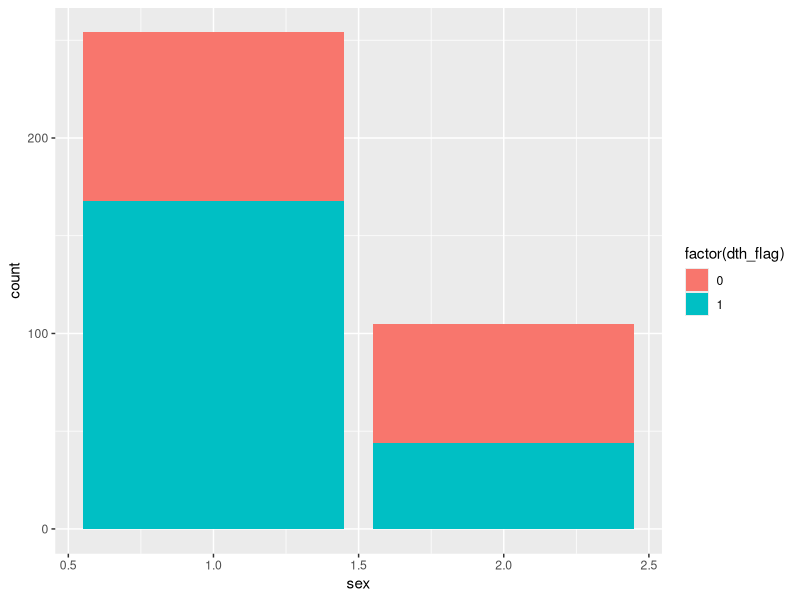
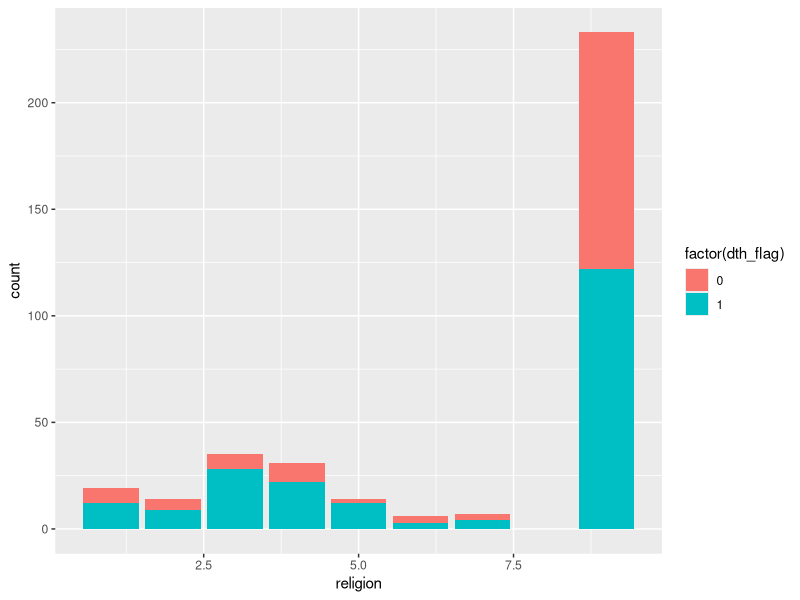
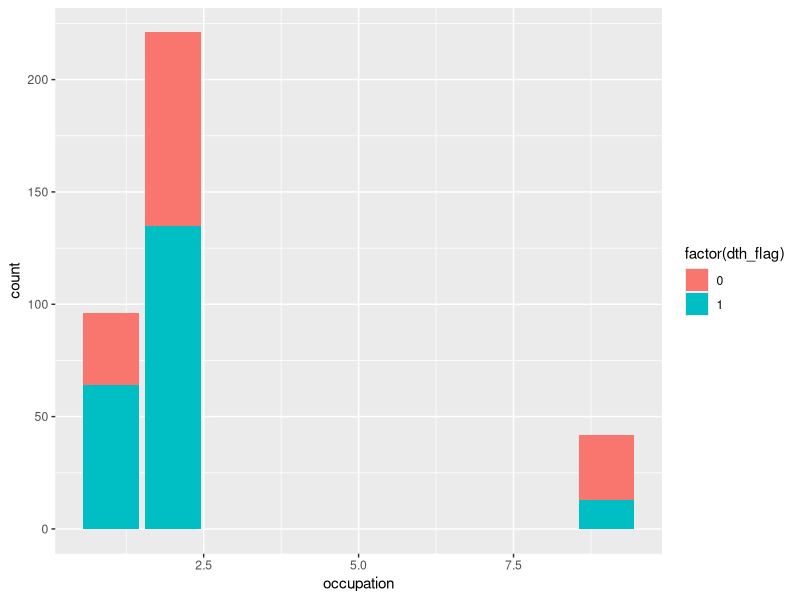
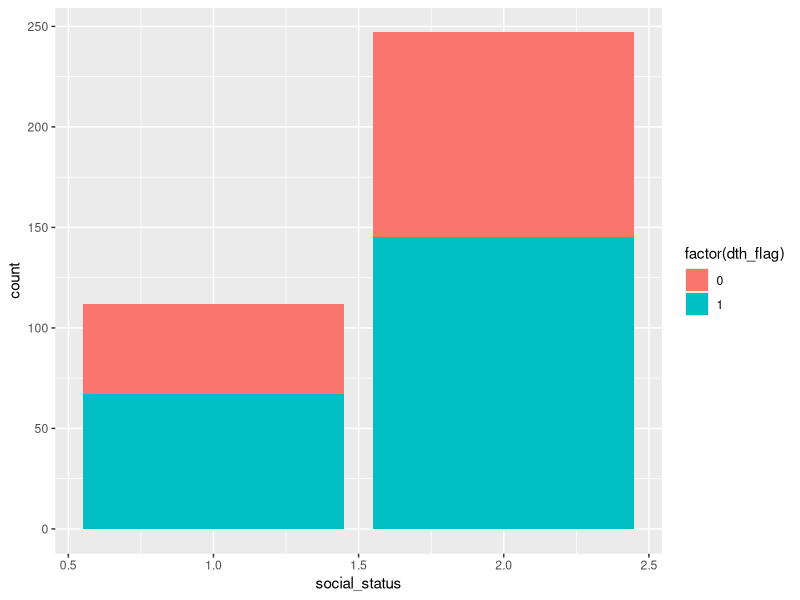
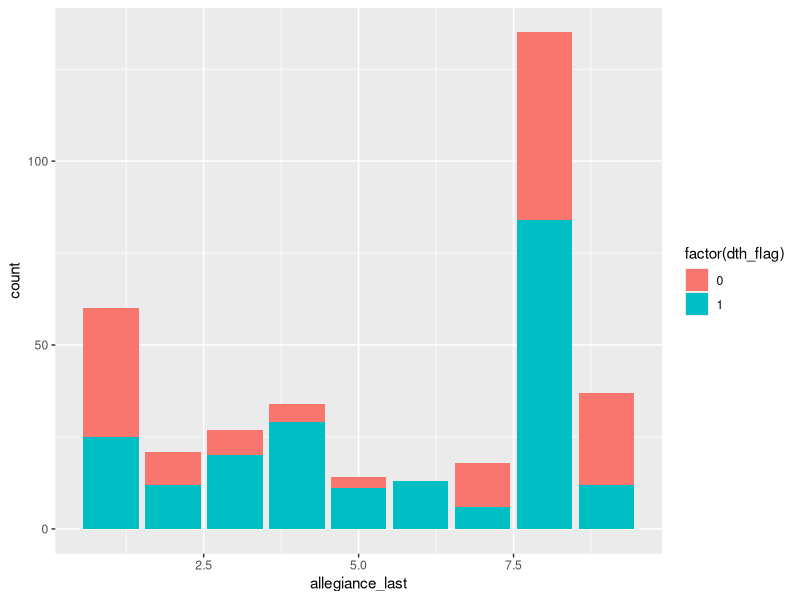
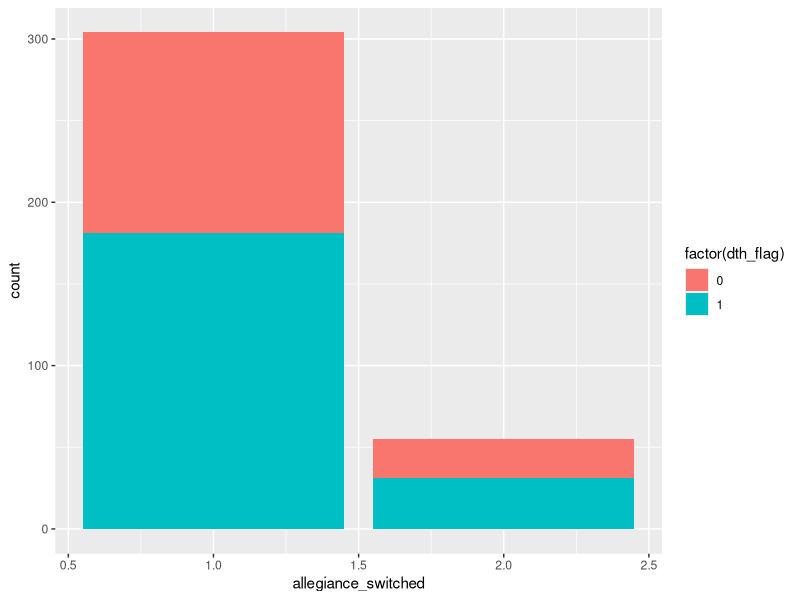
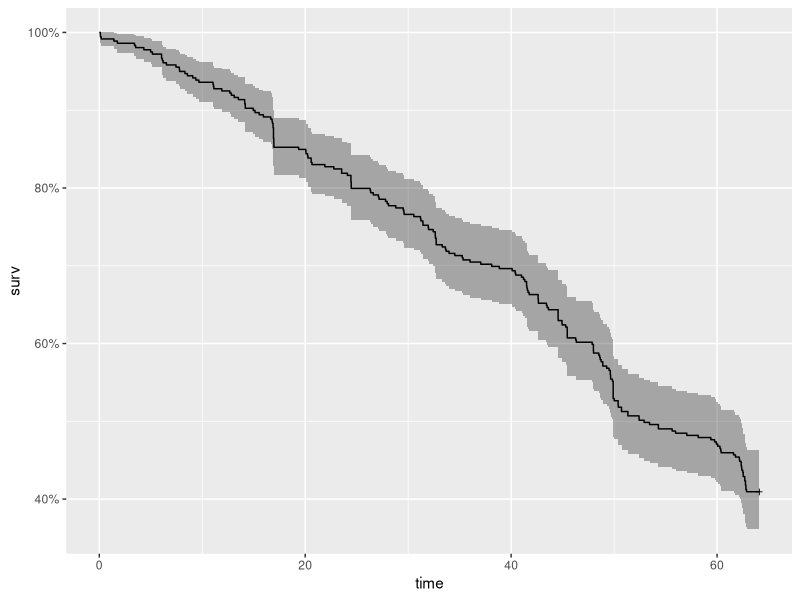

The R source for these figures, in order:
## ---- chunk 1
library(tidyverse)
library(survival)
library(ggfortify)
library(ggplot2)
## ---- chunk 2
setwd("C:/MY_DATAS/MyGit/GoT-Survival_Analysis")
raw_data =  read.csv("./GoT_dataset/character_data_S01-S08.csv")
dat = select(raw_data,sex,dth_time_hrs,censor_time_hrs,dth_flag,religion,occupation,social_status,allegiance_last,allegiance_switched)
## ---- chunk 3
prop.table(table(dat$dth_flag))
## ---- chunk 4
table(dat$sex)
## ---- chunk 5
ggplot(dat, aes(sex, fill = factor(dth_flag))) +
  geom_bar()
## ---- chunk 6
table(dat$religion)
prop.table(table(dat$religion))
## ---- chunk 7
ggplot(dat, aes(religion, fill = factor(dth_flag))) +
  geom_bar()
## ---- chunk 8
table(dat$occupation)
## ---- chunk 9
ggplot(dat, aes(occupation, fill = factor(dth_flag))) +
  geom_bar()
## ---- chunk 10
table(dat$social_status)
prop.table(table(dat$social_status))
## ---- chunk 11
ggplot(dat, aes(social_status, fill = factor(dth_flag))) +
  geom_bar()
## ---- chunk 12
table(dat$allegiance_last)
prop.table(table(dat$allegiance_last))
## ---- chunk 13
ggplot(dat, aes(allegiance_last, fill = factor(dth_flag))) +
  geom_bar()
## ---- chunk 14
table(dat$allegiance_switched)
prop.table(table(dat$allegiance_switched))
## ---- chunk 15
ggplot(dat, aes(allegiance_switched, fill = factor(dth_flag))) +
  geom_bar()
## ---- chunk 16
fit.KM = survfit(Surv(censor_time_hrs, dth_flag) ~ 1, data = dat)
## ---- chunk 17
autoplot(fit.KM)
## ---- chunk 18
fit.KM
